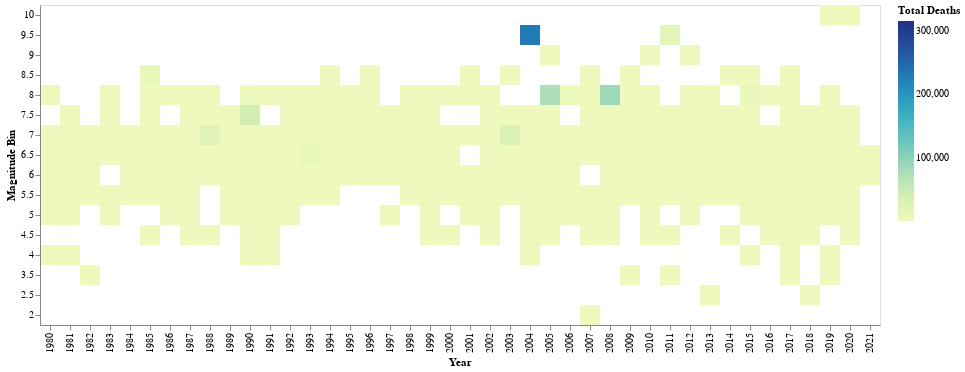

Source (notebook cell):
### Code cell
alt.Chart(data_h1).mark_rect().encode(
    x='Year:N',
    y=alt.Y('Magnitude Bin:N', scale=alt.Scale(reverse=True)),
    color='Total Deaths:Q'
)

### Figure 1 — Vega-Lite specification as saved in the notebook (floating-point values rounded to 4 significant figures; data arrays with more than 128 entries replaced by an {"elided": "..."} marker saying what was removed)
{"config": {"view": {"continuousWidth": 400, "continuousHeight": 300}}, "data": {"name": "data-73a8115b734797f758b490f5a7a8af6b"}, "mark": "rect", "encoding": {"color": {"type": "quantitative", "field": "Total Deaths"}, "x": {"type": "nominal", "field": "Year"}, "y": {"type": "nominal", "field": "Magnitude Bin", "scale": {"reverse": true}}}, "$schema": "https://vega.github.io/schema/vega-lite/v4.8.1.json", "datasets": {"data-73a8115b734797f758b490f5a7a8af6b": {"elided": "814 records"}}}
